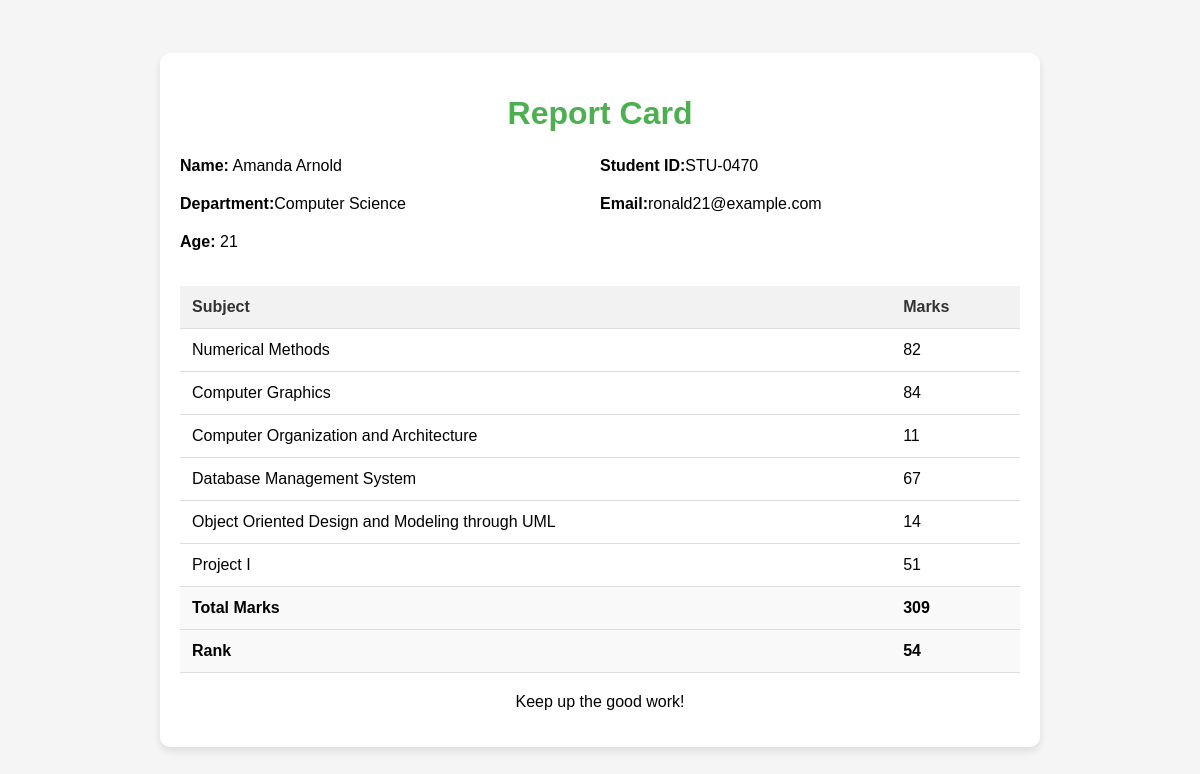
The page /see_marks/STU-0470 on the database its author committed.
### Student/models.py (models this page shows, shortened)
class SubjectMarks(models.Model):
    student = models.ForeignKey(Student, related_name="studentmarks", on_delete=models.CASCADE)
    subject=models.ForeignKey(Subject, on_delete=models.CASCADE)
    marks=models.IntegerField()
    class Meta:
        unique_together=['student', 'subject']

class Student(models.Model):
    department=models.ForeignKey(Department, related_name="depart", on_delete=models.CASCADE)
    student_id=models.OneToOneField(StudentID, related_name="studentid", on_delete=models.CASCADE)
    student_name=models.CharField(max_length=100)
    student_email=models.EmailField(unique=True)
    student_age=models.IntegerField(default=18)
    student_address=models.TextField()
    def __str__(self) -> str:
        return self.student_name
    class Meta:
        ordering=['student_name']
        verbose_name="student"

class StudentID(models.Model):
    student_id=models.CharField(max_length=100)
    def __str__(self) -> str:
        return self.student_id

class Department(models.Model):
    department=models.CharField(max_length=100)
    def __str__(self) -> str:
        return self.department
    class Meta:
        ordering=['department']

class Subject(models.Model):
    subject_name=models.CharField(max_length=100)

### Student/views.py (the view)
# urls.py: path('see_marks/<student_id>', see_marks , name="see_marks"),
def see_marks(request, student_id):
    queryset=SubjectMarks.objects.filter(student__student_id__student_id=student_id)
    total_marks= queryset.aggregate(total_marks=Sum('marks'))
    student_query=Student.objects.filter(student_id__student_id=student_id)
    current_rank=-1
    ranks=Student.objects.annotate(marks=Sum('studentmarks__marks')).order_by('-marks', '-student_age' )
    i=1
    for rank in ranks:
        if student_id==rank.student_id.student_id:
            current_rank=i
            break
        i+=1
    return render(request, 'see_marks.html', {'queryset': queryset, "total_marks": total_marks, 'current_rank' : current_rank, "student_query": student_query})

### Student/templates/see_marks.html (shortened to what this page needs)
<!DOCTYPE html>
<html lang="en">
<head>
</head>
<body>
    <div class="report-card">
        <h1>Report Card</h1>
        <div class="student-info">
            <div>
                <p><strong>Name:</strong> {{queryset.first.student}}</p>
            </div>
            <div>
                <p><strong>Student ID:</strong>{{queryset.first.student.student_id}}</p>
            </div>
            <div>
                <p><strong>Department:</strong>{{queryset.first.student.department}} </p>
            </div>
            <div>
                <p><strong>Email:</strong>{{queryset.first.student.student_email}}</p>
            </div>
            <div>
                <p><strong>Age:</strong> {{queryset.first.student.student_age}}</p>
            </div>
        </div>
        <table>
            <tr>
                <th>Subject</th>
                <th>Marks</th>
            </tr>
            {% for marks in queryset %}
            <tr>
                <td>{{marks.subject.subject_name}}</td>
                <td>{{marks.marks}}</td>
            </tr>
            {% endfor %}
            <tr class="total">
                <td>Total Marks</td>
                <td>{{total_marks.total_marks}}</td>
            </tr>
            <tr class="rank">
                <td>Rank</td>
                <td>{{current_rank}}</td>
            </tr>
        </table>
        <div class="footer">
            <p>Keep up the good work!</p>
        </div>
    </div>
</body>
</html>

### Student/templates/see_marks.html (style rules this page uses)
body { font-family: 'Arial', sans-serif; background-color: #f5f5f5; margin: 0; padding: 0; display: flex; justify-content: center; align-items: center; height: 100vh; }
.report-card { background-color: #ffffff; border-radius: 10px; box-shadow: 0 4px 8px rgba(0, 0, 0, 0.1); width: 70%; max-width: 900px; padding: 20px; margin: 20px; }
.report-card h1 { text-align: center; color: #4CAF50; margin-bottom: 20px; }
.student-info { margin-bottom: 20px; display: flex; justify-content: space-between; flex-wrap: wrap; }
.student-info div { flex: 1 1 45%; margin-bottom: 10px; }
.student-info p { margin: 5px 0; }
.report-card table { width: 100%; border-collapse: collapse; }
.report-card th, .report-card td { padding: 12px; text-align: left; border-bottom: 1px solid #ddd; }
.report-card th { background-color: #f2f2f2; color: #333; }
.report-card .total, .report-card .rank { font-weight: bold; }
.report-card .total td, .report-card .rank td { background-color: #f9f9f9; }
.report-card .footer { text-align: center; margin-top: 20px; }

### rows shown on the page
SubjectMarks: first.student "Amanda Arnold", first.student.student_id "STU-0470", first.student.department "Computer Science", first.student.student_email "ronald21@example.com", first.student.student_age "21", subject.subject_name "Numerical Methods", marks "82"
SubjectMarks: subject.subject_name "Computer Graphics", marks "84"
SubjectMarks: subject.subject_name "Computer Organization and Architecture", marks "11"
SubjectMarks: subject.subject_name "Database Management System", marks "67"
SubjectMarks: subject.subject_name "Object Oriented Design and Modeling through UML", marks "14"
SubjectMarks: subject.subject_name "Project I", marks "51"

### other values the page prints
{{ total_marks.total_marks }} "309"
{{ current_rank }} "54"
